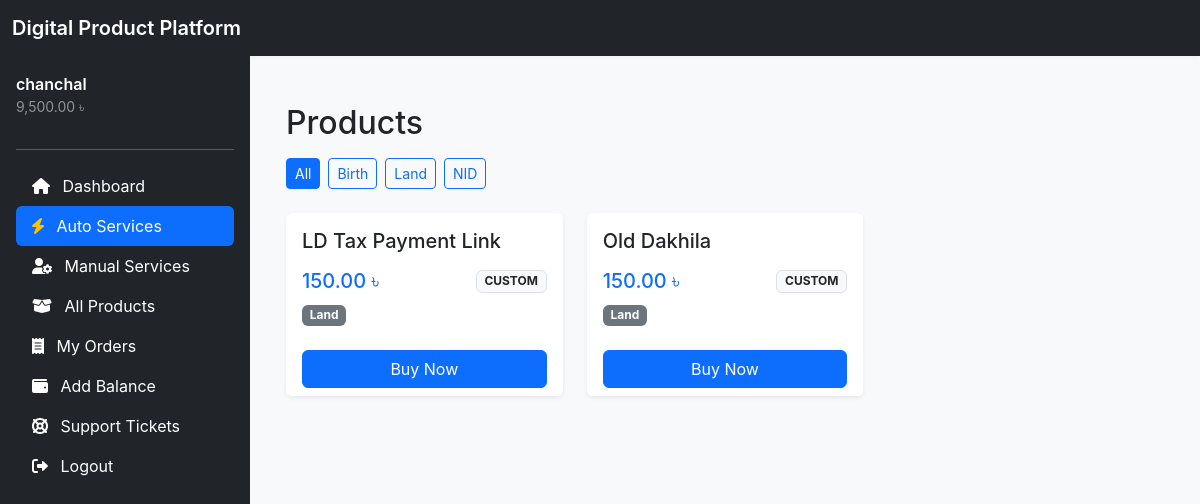
Screenshot of /products?type=auto (signed in) with the database file from the repository.
### tables this page shows
CREATE TABLE users (
                id INTEGER PRIMARY KEY AUTOINCREMENT,
                name TEXT NOT NULL,
                email TEXT NOT NULL UNIQUE,
                password TEXT NOT NULL,
                role_id INTEGER,
                wallet_balance REAL DEFAULT 0,
                status TEXT DEFAULT 'active', -- active, suspended, pending
                created_at DATETIME DEFAULT CURRENT_TIMESTAMP,
                FOREIGN KEY (role_id) REFERENCES roles(id)
            );

CREATE TABLE categories (
                id INTEGER PRIMARY KEY AUTOINCREMENT,
                name TEXT NOT NULL,
                slug TEXT NOT NULL UNIQUE,
                parent_id INTEGER DEFAULT NULL,
                status TEXT DEFAULT 'active',
                FOREIGN KEY (parent_id) REFERENCES categories(id) ON DELETE SET NULL
            );

CREATE TABLE products (
                id INTEGER PRIMARY KEY AUTOINCREMENT,
                title TEXT NOT NULL,
                slug TEXT NOT NULL UNIQUE,
                short_desc TEXT,
                full_desc TEXT,
                category_id INTEGER,
                thumbnail TEXT,
                stock_type TEXT NOT NULL, -- file, text, key, account, manual, api
                delivery_type TEXT NOT NULL, -- instant, manual
                status TEXT DEFAULT 'active',
                created_at DATETIME DEFAULT CURRENT_TIMESTAMP, order_format_template TEXT,
                FOREIGN KEY (category_id) REFERENCES categories(id) ON DELETE SET NULL
            );

### core/Database.php (called while the page is built, shortened)
<?php
class Database {
    private static $instance = null;
    private function __construct() {
        try {
            $this->pdo = new PDO("sqlite:" . DB_PATH);
        } catch (PDOException $e) {
            die("Database Connection Error: " . $e->getMessage());
        }
    }
    public static function getInstance() {
        if (self::$instance === null) {
            self::$instance = new Database();
        }
        return self::$instance->pdo;
    }
}

### core/Wallet.php (called while the page is built, shortened)
<?php
class Wallet {
    private $db;
    public function __construct() {
        $this->db = Database::getInstance();
    }
    public function getBalance($user_id) {
        $stmt = $this->db->prepare("SELECT wallet_balance FROM users WHERE id = ?");
        $stmt->execute([$user_id]);
        return (float)$stmt->fetchColumn();
    }
}

### core/Helpers.php (called while the page is built, shortened)
<?php
class Helpers {
    public static function formatCurrency($amount) {
        return number_format($amount, 2) . ' ৳';
    }
}

### core/Product.php (called while the page is built, shortened)
<?php
class Product {
    private $db;
    public function __construct() {
        $this->db = Database::getInstance();
    }
    public function getCategories() {
        $stmt = $this->db->query("SELECT * FROM categories ORDER BY name ASC");
        return $stmt->fetchAll();
    }
    public function getProducts($role_id = null, $category_id = null) {
        $sql = "
            SELECT p.*, c.name as category_name,
            (SELECT price FROM product_prices WHERE product_id = p.id AND (role_id = ? OR role_id IS NULL) ORDER BY role_id DESC LIMIT 1) as current_price
            FROM products p
            LEFT JOIN categories c ON p.category_id = c.id
            " . ($category_id ? "WHERE p.category_id = ?" : "") . "
            ORDER BY p.id DESC
        ";
        $stmt = $this->db->prepare($sql);
        $params = [$role_id];
        $stmt->execute($params);
        return $stmt->fetchAll();
    }
}

### modules/products/list.php (the view, shortened to what this page needs)
<?php
$productModel = new Product();
$role_id = isset($_SESSION['role_id']) ? $_SESSION['role_id'] : null;
$categories = $productModel->getCategories();
$selected_category_id = isset($_GET['category']) ? (int)$_GET['category'] : 0;
$service_type = isset($_GET['type']) ? Helpers::sanitize($_GET['type']) : null;
if ($service_type === 'auto') {
    $products = array_filter($productModel->getProducts($role_id, $selected_category_id > 0 ? $selected_category_id : null), function($p) {
        return $p['stock_type'] === 'api';
    });
} elseif ($service_type === 'manual') {
    $products = array_filter($productModel->getProducts($role_id, $selected_category_id > 0 ? $selected_category_id : null), function($p) {
        return $p['stock_type'] !== 'api';
    });
} else {
    $products = $productModel->getProducts($role_id, $selected_category_id > 0 ? $selected_category_id : null);
}
include 'includes/app_header.php';
?>
<div class="container mt-4">
    <div class="d-flex justify-content-between align-items-center mb-3">
        <h2 class="mb-0">Products</h2>
    </div>
    <div class="mb-4">
        <div class="d-flex flex-wrap gap-2">
            <a class="btn btn-sm <?php echo ($selected_category_id === 0) ? 'btn-primary' : 'btn-outline-primary'; ?>" href="<?php echo BASE_URL; ?>/products">All</a>
            <?php foreach ($categories as $cat): ?>
                <a class="btn btn-sm <?php echo ($selected_category_id === (int)$cat['id']) ? 'btn-primary' : 'btn-outline-primary'; ?>"
                   href="<?php echo BASE_URL; ?>/products?category=<?php echo $cat['id']; ?>">
                    <?php echo htmlspecialchars($cat['name']); ?>
                </a>
            <?php endforeach; ?>
        </div>
    </div>
    <div class="row row-cols-1 row-cols-md-3 g-4">
        <?php foreach ($products as $p): ?>
            <div class="col">
                <div class="card h-100 shadow-sm">
                    <div class="card-body">
                        <h5 class="card-title"><?php echo $p['title']; ?></h5>
                        <div class="d-flex justify-content-between align-items-center">
                            <span class="h5 text-primary mb-0"><?php echo Helpers::formatCurrency($p['current_price']); ?></span>
                            <span class="badge bg-light text-dark border"><?php echo ((defined('CUSTOM_PRODUCTS_ONLY') && CUSTOM_PRODUCTS_ONLY) || ($p['delivery_type'] === 'manual')) ? 'CUSTOM' : strtoupper($p['stock_type']); ?></span>
                        </div>
                        <?php if (!empty($p['category_name'])): ?>
                            <div class="mt-2">
                                <span class="badge bg-secondary"><?php echo htmlspecialchars($p['category_name']); ?></span>
                            </div>
                        <?php endif; ?>
                    </div>
                    <div class="card-footer bg-white border-top-0 d-grid">
                        <a href="<?php echo BASE_URL; ?>/checkout?id=<?php echo $p['id']; ?>" class="btn btn-primary">Buy Now</a>
                    </div>
                </div>
            </div>
        <?php endforeach; ?>
    </div>
</div>

### includes/user_sidebar.php (shortened to what this page needs)
<?php
$current_route = trim(parse_url($_SERVER['REQUEST_URI'], PHP_URL_PATH) ?? '', '/');
$base_path = trim(parse_url(BASE_URL, PHP_URL_PATH) ?? '', '/');
$page = str_replace($base_path, '', $current_route);
$page = trim($page, '/');
$wallet = new \Core\Wallet();
$balance = $wallet->getBalance($_SESSION['user_id']);
?>
<div class="admin-sidebar d-flex flex-column flex-shrink-0 p-3 text-white bg-dark">
    <div class="mb-3">
        <div class="fw-semibold"><?php echo $_SESSION['user_name']; ?></div>
        <div class="small text-white-50"><?php echo \Core\Helpers::formatCurrency($balance); ?></div>
    </div>
    <hr>
    <ul class="nav nav-pills flex-column mb-auto">
        <li class="nav-item">
            <a href="<?php echo BASE_URL; ?>/dashboard" class="nav-link text-white <?php echo ($page === 'dashboard') ? 'active' : ''; ?>">
                <i class="fas fa-home me-2"></i> Dashboard
            </a>
        </li>
        <li>
            <a href="<?php echo BASE_URL; ?>/products?type=auto" class="nav-link text-white <?php echo ($page === 'products' && isset($_GET['type']) && $_GET['type'] === 'auto') ? 'active' : ''; ?>">
                <i class="fas fa-bolt me-2 text-warning"></i> Auto Services
            </a>
        </li>
        <li>
            <a href="<?php echo BASE_URL; ?>/products?type=manual" class="nav-link text-white <?php echo ($page === 'products' && isset($_GET['type']) && $_GET['type'] === 'manual') ? 'active' : ''; ?>">
                <i class="fas fa-user-cog me-2"></i> Manual Services
            </a>
        </li>
        <li>
            <a href="<?php echo BASE_URL; ?>/products" class="nav-link text-white <?php echo ($page === 'products' && !isset($_GET['type'])) ? 'active' : ''; ?>">
                <i class="fas fa-box-open me-2"></i> All Products
            </a>
        </li>
        <li>
            <a href="<?php echo BASE_URL; ?>/order-history" class="nav-link text-white <?php echo ($page === 'order-history') ? 'active' : ''; ?>">
                <i class="fas fa-receipt me-2"></i> My Orders
            </a>
        </li>
        <li>
            <a href="<?php echo BASE_URL; ?>/deposit" class="nav-link text-white <?php echo ($page === 'deposit') ? 'active' : ''; ?>">
                <i class="fas fa-wallet me-2"></i> Add Balance
            </a>
        </li>
        <li>
            <a href="<?php echo BASE_URL; ?>/support/tickets" class="nav-link text-white <?php echo ($page === 'support/tickets' || $page === 'support/ticket') ? 'active' : ''; ?>">
                <i class="fas fa-life-ring me-2"></i> Support Tickets
            </a>
        </li>
        <li>
            <a href="<?php echo BASE_URL; ?>/logout" class="nav-link text-white">
                <i class="fas fa-sign-out-alt me-2"></i> Logout
            </a>
        </li>
    </ul>
</div>

### assets/css/style.css (style rules this page uses)
body { font-family: -apple-system, BlinkMacSystemFont, "Segoe UI", Roboto, "Helvetica Neue", Arial, sans-serif; background-color: #f8f9fa; color: #212529; }
.card { border: none; transition: box-shadow 0.2s; }
.btn-primary { background-color: #0d6efd; border-color: #0d6efd; }
.admin-sidebar { position: fixed; top: 56px; left: 0; bottom: 0; width: 250px; background-color: #212529; color: white; padding: 1rem; transition: transform 0.3s ease; z-index: 1030; overflow-y: auto; }

### rows the page displays
users: wallet_balance "9,500.00 ৳"
categories: name "Birth"
categories: name "Land"
categories: name "NID"
products: title "LD Tax Payment Link", current_price "150.00 ৳", category.name "Land"
products: title "Old Dakhila", current_price "150.00 ৳", category.name "Land"

### other values shown
SITE_NAME "Digital Product Platform"
$_SESSION['user_name'] "chanchal"
